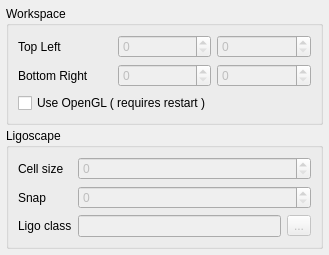
<?xml version="1.0" encoding="UTF-8"?>
<ui version="4.0">
 <class>WorldEditorSettingsPage</class>
 <widget class="QWidget" name="WorldEditorSettingsPage">
  <property name="enabled">
   <bool>true</bool>
  </property>
  <property name="geometry">
   <rect>
    <x>0</x>
    <y>0</y>
    <width>329</width>
    <height>239</height>
   </rect>
  </property>
  <property name="windowTitle">
   <string>Form</string>
  </property>
  <layout class="QGridLayout" name="gridLayout_3">
   <property name="margin">
    <number>6</number>
   </property>
   <property name="spacing">
    <number>3</number>
   </property>
   <item row="0" column="0">
    <widget class="QGroupBox" name="groupBox">
     <property name="enabled">
      <bool>true</bool>
     </property>
     <property name="title">
      <string>Workspace</string>
     </property>
     <layout class="QGridLayout" name="gridLayout_2">
      <item row="0" column="0">
       <widget class="QLabel" name="label_4">
        <property name="text">
         <string>Top Left</string>
        </property>
       </widget>
      </item>
      <item row="0" column="1">
       <widget class="QSpinBox" name="spinBox_3">
        <property name="enabled">
         <bool>false</bool>
        </property>
       </widget>
      </item>
      <item row="0" column="2">
       <widget class="QSpinBox" name="spinBox_4">
        <property name="enabled">
         <bool>false</bool>
        </property>
       </widget>
      </item>
      <item row="1" column="0">
       <widget class="QLabel" name="label_5">
        <property name="text">
         <string>Bottom Right</string>
        </property>
       </widget>
      </item>
      <item row="1" column="1">
       <widget class="QSpinBox" name="spinBox_5">
        <property name="enabled">
         <bool>false</bool>
        </property>
       </widget>
      </item>
      <item row="1" column="2">
       <widget class="QSpinBox" name="spinBox_6">
        <property name="enabled">
         <bool>false</bool>
        </property>
       </widget>
      </item>
      <item row="2" column="0" colspan="3">
       <widget class="QCheckBox" name="glCB">
        <property name="enabled">
         <bool>true</bool>
        </property>
        <property name="text">
         <string>Use OpenGL ( requires restart )</string>
        </property>
        <property name="checkable">
         <bool>true</bool>
        </property>
        <property name="checked">
         <bool>false</bool>
        </property>
       </widget>
      </item>
     </layout>
    </widget>
   </item>
   <item row="1" column="0">
    <widget class="QGroupBox" name="groupBox_2">
     <property name="title">
      <string>Ligoscape</string>
     </property>
     <layout class="QGridLayout" name="gridLayout">
      <item row="0" column="0">
       <widget class="QLabel" name="label">
        <property name="text">
         <string>Cell size</string>
        </property>
       </widget>
      </item>
      <item row="0" column="1">
       <widget class="QSpinBox" name="spinBox">
        <property name="enabled">
         <bool>false</bool>
        </property>
       </widget>
      </item>
      <item row="1" column="0">
       <widget class="QLabel" name="label_2">
        <property name="text">
         <string>Snap</string>
        </property>
       </widget>
      </item>
      <item row="1" column="1">
       <widget class="QSpinBox" name="spinBox_2">
        <property name="enabled">
         <bool>false</bool>
        </property>
       </widget>
      </item>
      <item row="2" column="0">
       <widget class="QLabel" name="label_3">
        <property name="text">
         <string>Ligo class</string>
        </property>
       </widget>
      </item>
      <item row="2" column="1">
       <layout class="QHBoxLayout" name="horizontalLayout">
        <item>
         <widget class="QLineEdit" name="lineEdit">
          <property name="enabled">
           <bool>false</bool>
          </property>
         </widget>
        </item>
        <item>
         <widget class="QToolButton" name="toolButton">
          <property name="enabled">
           <bool>false</bool>
          </property>
          <property name="text">
           <string>...</string>
          </property>
         </widget>
        </item>
       </layout>
      </item>
     </layout>
    </widget>
   </item>
   <item row="2" column="0">
    <spacer name="verticalSpacer">
     <property name="orientation">
      <enum>Qt::Vertical</enum>
     </property>
     <property name="sizeHint" stdset="0">
      <size>
       <width>20</width>
       <height>0</height>
      </size>
     </property>
    </spacer>
   </item>
  </layout>
 </widget>
 <resources>
  <include location="world_editor.qrc"/>
 </resources>
 <connections/>
</ui>
